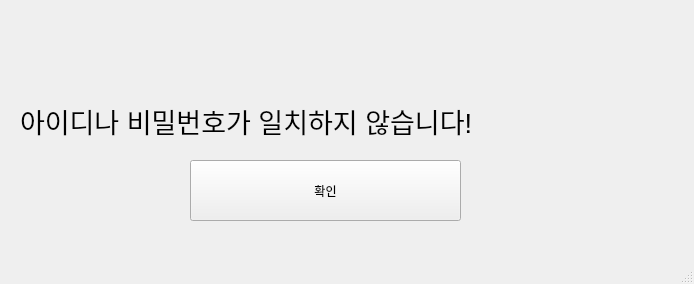
<?xml version="1.0" encoding="UTF-8"?>
<ui version="4.0">
 <class>MainWindow</class>
 <widget class="QMainWindow" name="MainWindow">
  <property name="geometry">
   <rect>
    <x>0</x>
    <y>0</y>
    <width>694</width>
    <height>284</height>
   </rect>
  </property>
  <property name="windowTitle">
   <string>MainWindow</string>
  </property>
  <widget class="QWidget" name="centralwidget">
   <widget class="QLabel" name="label">
    <property name="geometry">
     <rect>
      <x>20</x>
      <y>40</y>
      <width>621</width>
      <height>161</height>
     </rect>
    </property>
    <property name="font">
     <font>
      <family>Arial</family>
      <pointsize>20</pointsize>
     </font>
    </property>
    <property name="text">
     <string>아이디나 비밀번호가 일치하지 않습니다!</string>
    </property>
   </widget>
   <widget class="QPushButton" name="pushButton">
    <property name="geometry">
     <rect>
      <x>190</x>
      <y>160</y>
      <width>271</width>
      <height>61</height>
     </rect>
    </property>
    <property name="text">
     <string>확인</string>
    </property>
   </widget>
  </widget>
  <widget class="QMenuBar" name="menubar">
   <property name="geometry">
    <rect>
     <x>0</x>
     <y>0</y>
     <width>694</width>
     <height>26</height>
    </rect>
   </property>
  </widget>
  <widget class="QStatusBar" name="statusbar"/>
 </widget>
 <resources/>
 <connections/>
</ui>
